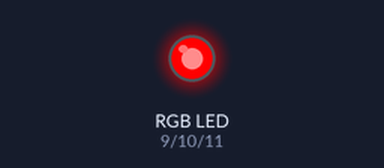
A sketch run on a simulated Arduino Uno, built with avr-gcc and run on an emulated ATmega328P. Parts: an RGB LED mixed from three pins (HIGH = lit).

Above: at 0.5 s.
At 2.5 s:
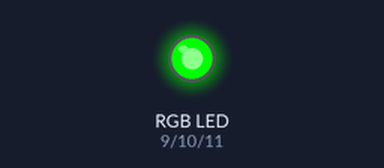
At 3.5 s:
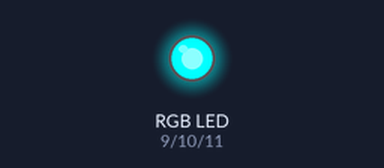
At 4.5 s:
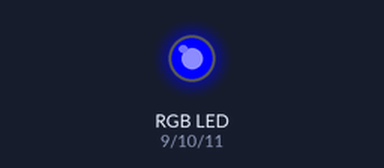
At 6.5 s:
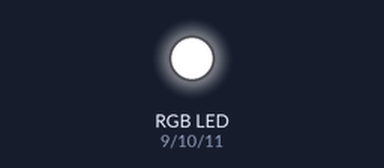
At 8.5 s:
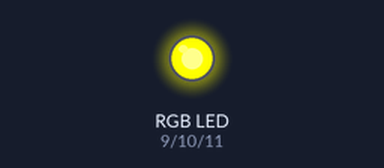
Timing chart, 0 to 9.1 s (numbered marks = the images above):
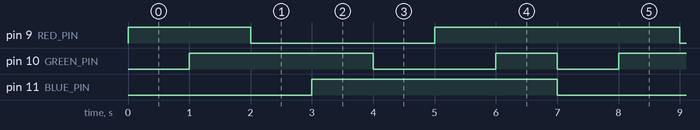

The sketch:

RGB.ino
```cpp
const int RED_PIN = 9;
const int GREEN_PIN = 10;
const int BLUE_PIN = 11;

void setup()
{
    pinMode(RED_PIN, OUTPUT);
    pinMode(GREEN_PIN, OUTPUT);
    pinMode(BLUE_PIN, OUTPUT);
}

void loop()
{
    digitalWrite(RED_PIN, HIGH);
    digitalWrite(GREEN_PIN, LOW);
    digitalWrite(BLUE_PIN, LOW);
    delay(1000);
    digitalWrite(RED_PIN, HIGH);
    digitalWrite(GREEN_PIN, HIGH);
    digitalWrite(BLUE_PIN, LOW);
    delay(1000);
    digitalWrite(RED_PIN, LOW);
    digitalWrite(GREEN_PIN, HIGH);
    digitalWrite(BLUE_PIN, LOW);
    delay(1000);
    digitalWrite(RED_PIN, LOW);
    digitalWrite(GREEN_PIN, HIGH);
    digitalWrite(BLUE_PIN, HIGH);
    delay(1000);
    digitalWrite(RED_PIN, LOW);
    digitalWrite(GREEN_PIN, LOW);
    digitalWrite(BLUE_PIN, HIGH);
    delay(1000);
    digitalWrite(RED_PIN, HIGH);
    digitalWrite(GREEN_PIN, LOW);
    digitalWrite(BLUE_PIN, HIGH);
    delay(1000);
    digitalWrite(RED_PIN, HIGH);
    digitalWrite(GREEN_PIN, HIGH);
    digitalWrite(BLUE_PIN, HIGH);
    delay(1000);
}
```

Measured:
- by itself, pin 9 (RED_PIN): repeats every 7.0 s: LOW 3.0 s, HIGH 4.0 s
- by itself, pin 10 (GREEN_PIN): repeats every 7.0 s: LOW 2.0 s, HIGH 1.0 s, LOW 1.0 s, HIGH 3.0 s
- by itself, pin 11 (BLUE_PIN): alternates HIGH for 4.0 s and LOW for 3.0 s
